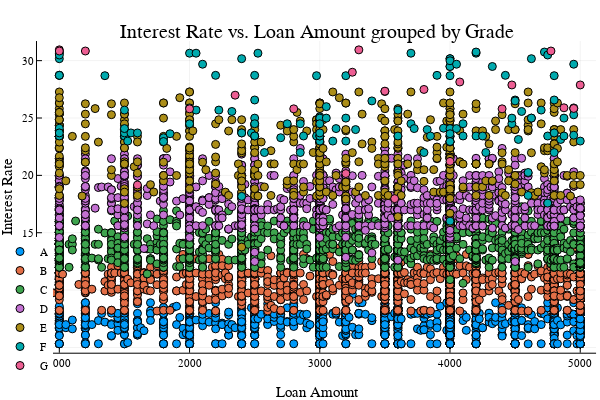

This figure's notebook cell:
### Code cell
@df first(data,10000) scatter(:loan_amnt, :int_rate, groups=:grade, legend=:bottomleft)
xlabel!("Loan Amount")
ylabel!("Interest Rate")
title!("Interest Rate vs. Loan Amount grouped by Grade")

### Figure 1 — Plotly figure (JSON) as saved in the notebook; plotly's stock layout.template omitted (floating-point values rounded to 4 significant figures; data arrays with more than 128 entries replaced by an {"elided": "..."} marker saying what was removed)
{"data": [{"colorbar": {"title": ""}, "hoverinfo": "text", "legendgroup": "A", "marker": {"color": "rgba(0, 154, 250, 1.000)", "line": {"color": "rgba(0, 0, 0, 1.000)", "width": 1}, "size": 8, "symbol": "circle"}, "mode": "markers", "name": "A", "showlegend": true, "text": {"elided": "1671 null values"}, "type": "scatter", "x": {"elided": "1671 int values"}, "xaxis": "x1", "y": {"elided": "1671 float values"}, "yaxis": "y1", "zmax": 0.1, "zmin": -0.1}, {"colorbar": {"title": ""}, "hoverinfo": "text", "legendgroup": "B", "marker": {"color": "rgba(227, 111, 71, 1.000)", "line": {"color": "rgba(0, 0, 0, 1.000)", "width": 1}, "size": 8, "symbol": "circle"}, "mode": "markers", "name": "B", "showlegend": true, "text": {"elided": "2963 null values"}, "type": "scatter", "x": {"elided": "2963 int values"}, "xaxis": "x1", "y": {"elided": "2963 float values"}, "yaxis": "y1", "zmax": 0.1, "zmin": -0.1}, {"colorbar": {"title": ""}, "hoverinfo": "text", "legendgroup": "C", "marker": {"color": "rgba(62, 164, 78, 1.000)", "line": {"color": "rgba(0, 0, 0, 1.000)", "width": 1}, "size": 8, "symbol": "circle"}, "mode": "markers", "name": "C", "showlegend": true, "text": {"elided": "3146 null values"}, "type": "scatter", "x": {"elided": "3146 int values"}, "xaxis": "x1", "y": {"elided": "3146 float values"}, "yaxis": "y1", "zmax": 0.1, "zmin": -0.1}, {"colorbar": {"title": ""}, "hoverinfo": "text", "legendgroup": "D", "marker": {"color": "rgba(195, 113, 210, 1.000)", "line": {"color": "rgba(0, 0, 0, 1.000)", "width": 1}, "size": 8, "symbol": "circle"}, "mode": "markers", "name": "D", "showlegend": true, "text": {"elided": "1560 null values"}, "type": "scatter", "x": {"elided": "1560 int values"}, "xaxis": "x1", "y": {"elided": "1560 float values"}, "yaxis": "y1", "zmax": 0.1, "zmin": -0.1}, {"colorbar": {"title": ""}, "hoverinfo": "text", "legendgroup": "E", "marker": {"color": "rgba(172, 142, 24, 1.000)", "line": {"color": "rgba(0, 0, 0, 1.000)", "width": 1}, "size": 8, "symbol": "circle"}, "mode": "markers", "name": "E", "showlegend": true, "text": {"elided": "507 null values"}, "type": "scatter", "x": {"elided": "507 int values"}, "xaxis": "x1", "y": {"elided": "507 float values"}, "yaxis": "y1", "zmax": 0.1, "zmin": -0.1}, {"colorbar": {"title": ""}, "hoverinfo": "text", "legendgroup": "F", "marker": {"color": "rgba(0, 170, 174, 1.000)", "line": {"color": "rgba(0, 0, 0, 1.000)", "width": 1}, "size": 8, "symbol": "circle"}, "mode": "markers", "name": "F", "showlegend": true, "text": {"elided": "131 null values"}, "type": "scatter", "x": {"elided": "131 int values"}, "xaxis": "x1", "y": {"elided": "131 float values"}, "yaxis": "y1", "zmax": 0.1, "zmin": -0.1}, {"colorbar": {"title": ""}, "hoverinfo": "text", "legendgroup": "G", "marker": {"color": "rgba(237, 94, 147, 1.000)", "line": {"color": "rgba(0, 0, 0, 1.000)", "width": 1}, "size": 8, "symbol": "circle"}, "mode": "markers", "name": "G", "showlegend": true, "text": [null, null, null, null, null, null, null, null, null, null, null, null, null, null, null, null, null, null, null, null, null, null], "type": "scatter", "x": [1000, 1000, 1200, 1600, 2000, 2350, 2800, 3200, 3250, 3300, 3500, 3500, 3575, 3800, 4000, 4075, 4400, 4475, 4775, 4875, 4950, 5000], "xaxis": "x1", "y": [30.94, 30.84, 30.84, 19.16, 25.8, 26.99, 25.8, 20.16, 28.99, 30.94, 27.31, 27.34, 17.97, 27.49, 21.22, 28.14, 25.8, 27.88, 30.84, 25.89, 25.83, 27.88], "yaxis": "y1", "zmax": 0.1, "zmin": -0.1}], "layout": {"annotations": [{"font": {"color": "rgba(0, 0, 0, 1.000)", "family": "sans-serif", "size": 20}, "rotation": 0, "showarrow": false, "text": "Interest Rate vs. Loan Amount grouped by Grade", "x": 0.5275, "xanchor": "center", "xref": "paper", "y": 1, "yanchor": "top", "yref": "paper"}], "height": 400, "legend": {"bgcolor": "rgba(255, 255, 255, 1.000)", "bordercolor": "rgba(0, 0, 0, 1.000)", "font": {"color": "rgba(0, 0, 0, 1.000)", "family": "sans-serif", "size": 11}, "tracegroupgap": 0, "x": 0, "y": 0}, "margin": {"b": 20, "l": 0, "r": 0, "t": 20}, "paper_bgcolor": "rgba(255, 255, 255, 1.000)", "plot_bgcolor": "rgba(255, 255, 255, 1.000)", "showlegend": true, "width": 600, "xaxis": {"anchor": "y1", "domain": [0.06165, 0.9934], "gridcolor": "rgba(0, 0, 0, 0.100)", "gridwidth": 0.5, "linecolor": "rgba(0, 0, 0, 1.000)", "mirror": false, "range": [828.5, 5122.0], "showgrid": true, "showline": true, "showticklabels": true, "tickangle": 0, "tickcolor": "rgb(0, 0, 0)", "tickfont": {"color": "rgba(0, 0, 0, 1.000)", "family": "sans-serif", "size": 11}, "tickmode": "array", "ticks": "inside", "ticktext": ["1000", "2000", "3000", "4000", "5000"], "tickvals": [1000, 2000, 3000, 4000, 5000], "title": "Loan Amount", "titlefont": {"color": "rgba(0, 0, 0, 1.000)", "family": "sans-serif", "size": 15}, "type": "-", "visible": true, "zeroline": false, "zerolinecolor": "rgba(0, 0, 0, 1.000)"}, "yaxis": {"anchor": "x1", "domain": [0.07581, 0.9415], "gridcolor": "rgba(0, 0, 0, 0.100)", "gridwidth": 0.5, "linecolor": "rgba(0, 0, 0, 1.000)", "mirror": false, "range": [4.541, 31.71], "showgrid": true, "showline": true, "showticklabels": true, "tickangle": 0, "tickcolor": "rgb(0, 0, 0)", "tickfont": {"color": "rgba(0, 0, 0, 1.000)", "family": "sans-serif", "size": 11}, "tickmode": "array", "ticks": "inside", "ticktext": ["5", "10", "15", "20", "25", "30"], "tickvals": [5, 10, 15, 20, 25, 30], "title": "Interest Rate", "titlefont": {"color": "rgba(0, 0, 0, 1.000)", "family": "sans-serif", "size": 15}, "type": "-", "visible": true, "zeroline": false, "zerolinecolor": "rgba(0, 0, 0, 1.000)"}}}
